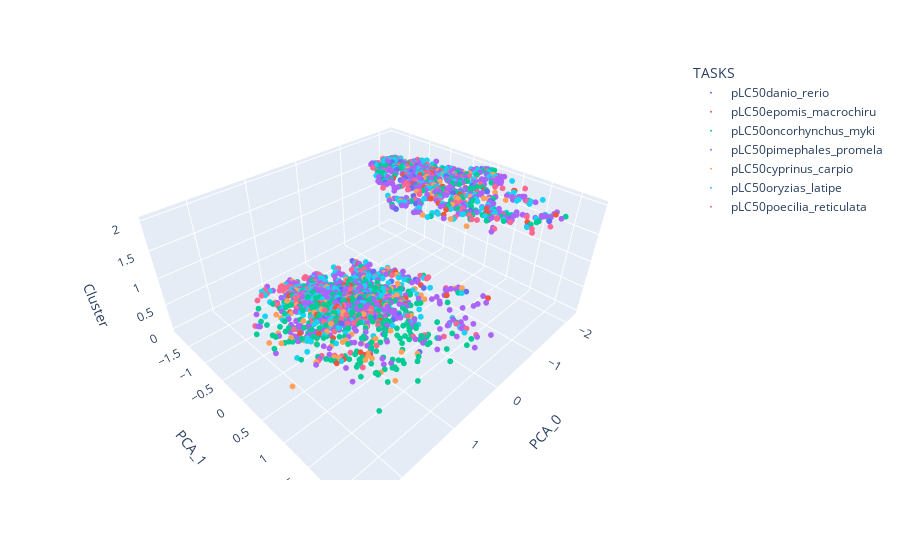

The code cell stored with this chart in its notebook:
### Code cell
from IPython.display import SVG
import plotly.express as px

df = data_space

fig = px.scatter_3d(
    df, x=df['PCA_0'], y=df['PCA_1'], z=df['Cluster'], color=df['TASKS'],   
    color_continuous_scale=['green','red'], 
    labels={'0': 'PCA_0', '1': 'PCA_1', '2': 'Cluster',},
    
)

fig.update_traces(marker_size=2)
fig.show()

### Figure 1 — Plotly figure (JSON) as saved in the notebook; plotly's stock layout.template omitted (floating-point values rounded to 4 significant figures; data arrays with more than 128 entries replaced by an {"elided": "..."} marker saying what was removed)
{"data": [{"hovertemplate": "TASKS=pLC50danio_rerio<br>PCA_0=%{x}<br>PCA_1=%{y}<br>Cluster=%{z}<extra></extra>", "legendgroup": "pLC50danio_rerio", "marker": {"color": "#636efa", "size": 2, "symbol": "circle"}, "mode": "markers", "name": "pLC50danio_rerio", "scene": "scene", "showlegend": true, "type": "scatter3d", "x": {"elided": "381 float values"}, "y": {"elided": "381 float values"}, "z": {"elided": "381 int values"}}, {"hovertemplate": "TASKS=pLC50epomis_macrochiru<br>PCA_0=%{x}<br>PCA_1=%{y}<br>Cluster=%{z}<extra></extra>", "legendgroup": "pLC50epomis_macrochiru", "marker": {"color": "#EF553B", "size": 2, "symbol": "circle"}, "mode": "markers", "name": "pLC50epomis_macrochiru", "scene": "scene", "showlegend": true, "type": "scatter3d", "x": {"elided": "1040 float values"}, "y": {"elided": "1040 float values"}, "z": {"elided": "1040 int values"}}, {"hovertemplate": "TASKS=pLC50oncorhynchus_myki<br>PCA_0=%{x}<br>PCA_1=%{y}<br>Cluster=%{z}<extra></extra>", "legendgroup": "pLC50oncorhynchus_myki", "marker": {"color": "#00cc96", "size": 2, "symbol": "circle"}, "mode": "markers", "name": "pLC50oncorhynchus_myki", "scene": "scene", "showlegend": true, "type": "scatter3d", "x": {"elided": "1447 float values"}, "y": {"elided": "1447 float values"}, "z": {"elided": "1447 int values"}}, {"hovertemplate": "TASKS=pLC50pimephales_promela<br>PCA_0=%{x}<br>PCA_1=%{y}<br>Cluster=%{z}<extra></extra>", "legendgroup": "pLC50pimephales_promela", "marker": {"color": "#ab63fa", "size": 2, "symbol": "circle"}, "mode": "markers", "name": "pLC50pimephales_promela", "scene": "scene", "showlegend": true, "type": "scatter3d", "x": {"elided": "1342 float values"}, "y": {"elided": "1342 float values"}, "z": {"elided": "1342 int values"}}, {"hovertemplate": "TASKS=pLC50cyprinus_carpio<br>PCA_0=%{x}<br>PCA_1=%{y}<br>Cluster=%{z}<extra></extra>", "legendgroup": "pLC50cyprinus_carpio", "marker": {"color": "#FFA15A", "size": 2, "symbol": "circle"}, "mode": "markers", "name": "pLC50cyprinus_carpio", "scene": "scene", "showlegend": true, "type": "scatter3d", "x": {"elided": "335 float values"}, "y": {"elided": "335 float values"}, "z": {"elided": "335 int values"}}, {"hovertemplate": "TASKS=pLC50oryzias_latipe<br>PCA_0=%{x}<br>PCA_1=%{y}<br>Cluster=%{z}<extra></extra>", "legendgroup": "pLC50oryzias_latipe", "marker": {"color": "#19d3f3", "size": 2, "symbol": "circle"}, "mode": "markers", "name": "pLC50oryzias_latipe", "scene": "scene", "showlegend": true, "type": "scatter3d", "x": {"elided": "656 float values"}, "y": {"elided": "656 float values"}, "z": {"elided": "656 int values"}}, {"hovertemplate": "TASKS=pLC50poecilia_reticulata<br>PCA_0=%{x}<br>PCA_1=%{y}<br>Cluster=%{z}<extra></extra>", "legendgroup": "pLC50poecilia_reticulata", "marker": {"color": "#FF6692", "size": 2, "symbol": "circle"}, "mode": "markers", "name": "pLC50poecilia_reticulata", "scene": "scene", "showlegend": true, "type": "scatter3d", "x": {"elided": "322 float values"}, "y": {"elided": "322 float values"}, "z": {"elided": "322 int values"}}], "layout": {"legend": {"title": {"text": "TASKS"}, "tracegroupgap": 0}, "margin": {"t": 60}, "scene": {"domain": {"x": [0, 1], "y": [0, 1]}, "xaxis": {"title": {"text": "PCA_0"}}, "yaxis": {"title": {"text": "PCA_1"}}, "zaxis": {"title": {"text": "Cluster"}}}}}
